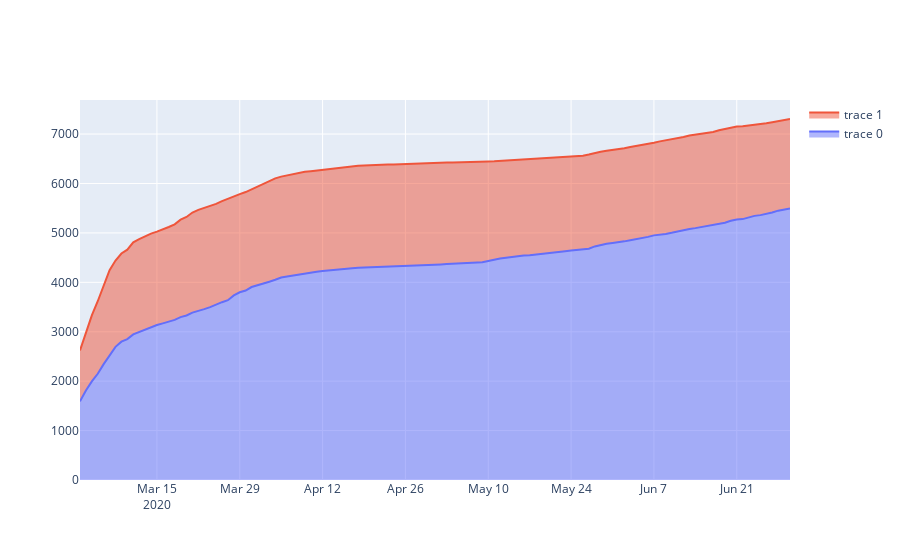

The cell this chart's notebook holds for it:
### Code cell
fig = go.Figure()
fig.add_trace(go.Scatter(x = male_data['date'] , y = male_data['confirmed'], fill='tozeroy')) # fill down to xaxis
fig.add_trace(go.Scatter(x = female_data['date'] , y = female_data['confirmed'], fill='tonexty')) # fill down to xaxis

fig.show()
